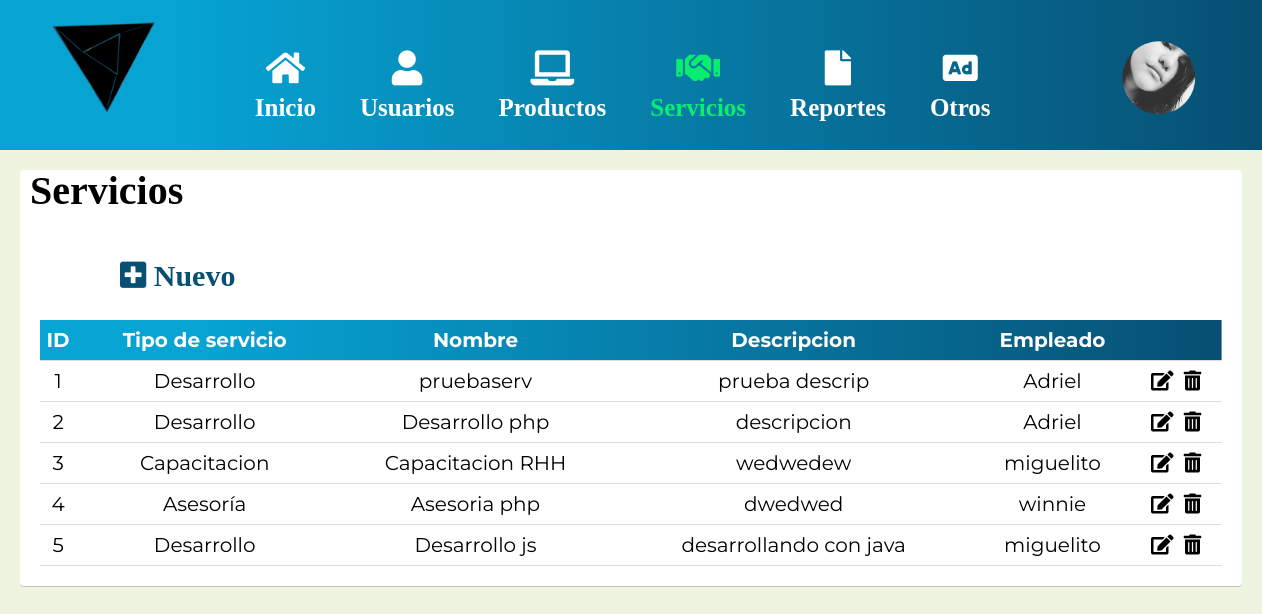
Screenshot of /servicios.php (signed in) with the database file from the repository.
### tables this page shows
CREATE TABLE `servicio` (
  `idservicio` int(11) NOT NULL AUTO_INCREMENT,
  `idtiposervicio` int(11) NOT NULL,
  `nombreSV` varchar(30) NOT NULL,
  `descripcionSV` varchar(30) NOT NULL,
  `idempleado` int(11) NOT NULL,
  PRIMARY KEY (`idservicio`),
  KEY `idtiposervicio` (`idtiposervicio`,`idempleado`),
  KEY `idempleado` (`idempleado`),
  CONSTRAINT `serv-empleado` FOREIGN KEY (`idempleado`) REFERENCES `empleado` (`idempleado`),
  CONSTRAINT `serv-tiposerv` FOREIGN KEY (`idtiposervicio`) REFERENCES `tiposervicio` (`idtiposervicio`)
);

CREATE TABLE `tiposervicio` (
  `idtiposervicio` int(11) NOT NULL AUTO_INCREMENT,
  `nombreTS` varchar(30) NOT NULL,
  PRIMARY KEY (`idtiposervicio`)
);

CREATE TABLE `persona` (
  `idpersona` int(11) NOT NULL AUTO_INCREMENT,
  `nombres` varchar(30) NOT NULL,
  `apellidos` varchar(30) NOT NULL,
  `correo` varchar(30) NOT NULL,
  `telefono` int(11) NOT NULL,
  `idsucursal` int(11) NOT NULL,
  PRIMARY KEY (`idpersona`),
  KEY `idsucursal` (`idsucursal`),
  CONSTRAINT `persona_ibfk_1` FOREIGN KEY (`idsucursal`) REFERENCES `sucursal` (`idsucursal`)
);

### servicios.php (the view, shortened to what this page needs)
<?php
include('conexion.php');
?>
<!DOCTYPE html>
<html lang="en">
<head>
    <link rel="stylesheet" href="css/style.css">
    <link rel="stylesheet" href="https://use.fontawesome.com/releases/v5.8.1/css/all.css">
</head>
<body>
    <header>
        <section class="principal">
            <img src="img/logo-ST.PNG" alt="">
            <h1>Servicios</h1>
        </section>
        <section class="usuario">
            <ul>
                <li><a href=""><img src="img/winnie.png" alt=""></a>
                </li>
            </ul>
        </section>
        <nav>
            <ul class="nav-icon">
                <li><a href="Graficas/Gindex.php"><i class="fas fa-home p-ico"><br><span>Inicio</span></i></a></li>
                <li><a href="usuarios.php"><i class="fas fa-user"><br><span>Usuarios</span></i></a></li>
                <li><a href="productos.php"><i class="fas fa-laptop"><br><span>Productos</span></i></a></li>
                <li><a href="servicios.php"><i class="fas fa-handshake active"><br><span>Servicios</span></i></a></li>
                <li><a href="reportes.php"><i class="fas fa-file"><br><span>Reportes</span></i></a></li>
                <li><a href="otros.php"><i class="fas fa-ad"><br><span>Otros</span></i></a></li>
            </ul>
        </nav>
    </header>
    <section class="content">
        <a href="javascript:Abrir()"><i class="fas fa-plus-square"> Nuevo</i></a>
        <section class="table1">
            <table>
                <tr class="tab-princ">
                    <td>ID</td>
                    <td>Tipo de servicio</td>
                    <td>Nombre</td>
                    <td>Descripcion</td>
                    <td>Empleado</td>
                    <td></td>
                </tr>
                <?php
                $query3 = mysqli_query($mysqli, "SELECT * FROM servicio INNER JOIN empleado ON servicio.idempleado = empleado.idempleado INNER JOIN persona ON empleado.idpersona = persona.idpersona INNER JOIN tiposervicio ON servicio.idtiposervicio = tiposervicio.idtiposervicio ORDER BY `idservicio` ASC");
                while ($datostable2 = mysqli_fetch_array($query3)) {
                    ?>
                    <tr>
                        <td><?php echo $datostable2['idservicio'] ?></td>
                        <td><?php echo $datostable2['nombreTS'] ?></td>
                        <td><?php echo $datostable2['nombreSV'] ?></td>
                        <td><?php echo $datostable2['descripcionSV'] ?></td>
                        <td><?php echo $datostable2['nombres'] ?></td>
                        <td class="btn-table">
                            <a href="edit-srv.php?id=<?php echo $datostable2['idservicio']?>"><button><i class="fas fa-edit"></i></button></a>
                            <a href="elim-srv.php?id=<?php echo $datostable2['idservicio']?>"><button><i class="fas fa-trash-alt"></i></button></a>
                        </td>
                    </tr>
                <?php
            }
            ?>
            </table>
        </section>
    </section>
</body>
</html>

### css/style.css (style rules this page uses)
* { padding: 0; margin: 0; }
.content { margin: 20px 20px 20px 20px; padding: 20px; background: white; border-radius: 4px; box-shadow: 0 1px 0 rgba(0, 0, 0, 0.2); }
body { overflow-x: hidden; background: #EDF5E0; }
header { background: linear-gradient(to right, rgba(6, 163, 211, 1) 0%, rgba(6, 163, 211, 1) 14%, rgba(7, 79, 115, 1) 100%); width: 100%; height: 150px; }
.principal { display: inline-block; width: 20%; }
.principal img { width: 43%; margin: 20px 20px 20px 50px; }
.principal h1 { font-size: 40px; margin: 30px; }
nav { display: inline-block; vertical-align: top; margin-top: 50px; margin-left: -278px; }
.nav-icon i span { font-size: 25px !important; }
.active { color: #09ee70 !important; }
nav li { list-style: none; text-align: center; display: inline-block; margin: 0px 20px; }
nav li i { color: #ffffff; font-size: 35px; }
.usuario { display: inline-block !important; width: 20%; vertical-align: top; position: relative; top: 20px; left: 64%; }
.usuario img { width: 30%; margin-left: 57px; margin-top: 20px; display: inline-block; }
.usuario li { text-decoration: none; list-style: none; }
.fa-plus-square { color: #074f73; font-size: 30px; margin-bottom: 30px; margin-left: 50px; margin-top: 70px; }
table { border-collapse: collapse; width: 100%; background: #ffffff; color: #000000; font-size: 20px; font-family: 'Montserrat', sans-serif; text-align: center; }
table td { border-bottom: 1px solid #e2dcdc; height: 40px; }
.tab-princ { background: linear-gradient(to right, rgba(6, 163, 211, 1) 0%, rgba(6, 163, 211, 1) 14%, rgba(7, 79, 115, 1) 100%); color: #ffffff; font-weight: bold; }
table tr td a { color: #ffffff; }
.fa-trash-alt, .fa-edit { font-size: 20px; }
.btn-table button { background: none; border: none; }
.fa-edit, .fa-trash-alt { color: #000000; margin-right: 5px; }
.fa-plus-square { margin-left: 80px; font-size: 30px; }

### rows the page displays
servicio: idservicio "1", idtiposervicio.nombreTS "Desarrollo", nombreSV "pruebaserv", descripcionSV "prueba descrip", persona.nombres "Adriel"
servicio: idservicio "2", idtiposervicio.nombreTS "Desarrollo", nombreSV "Desarrollo php", descripcionSV "descripcion", persona.nombres "Adriel"
servicio: idservicio "3", idtiposervicio.nombreTS "Capacitacion", nombreSV "Capacitacion RHH", descripcionSV "wedwedew", persona.nombres "miguelito"
servicio: idservicio "4", idtiposervicio.nombreTS "Asesoría", nombreSV "Asesoria php", descripcionSV "dwedwed", persona.nombres "winnie"
servicio: idservicio "5", idtiposervicio.nombreTS "Desarrollo", nombreSV "Desarrollo js", descripcionSV "desarrollando con java", persona.nombres "miguelito"
